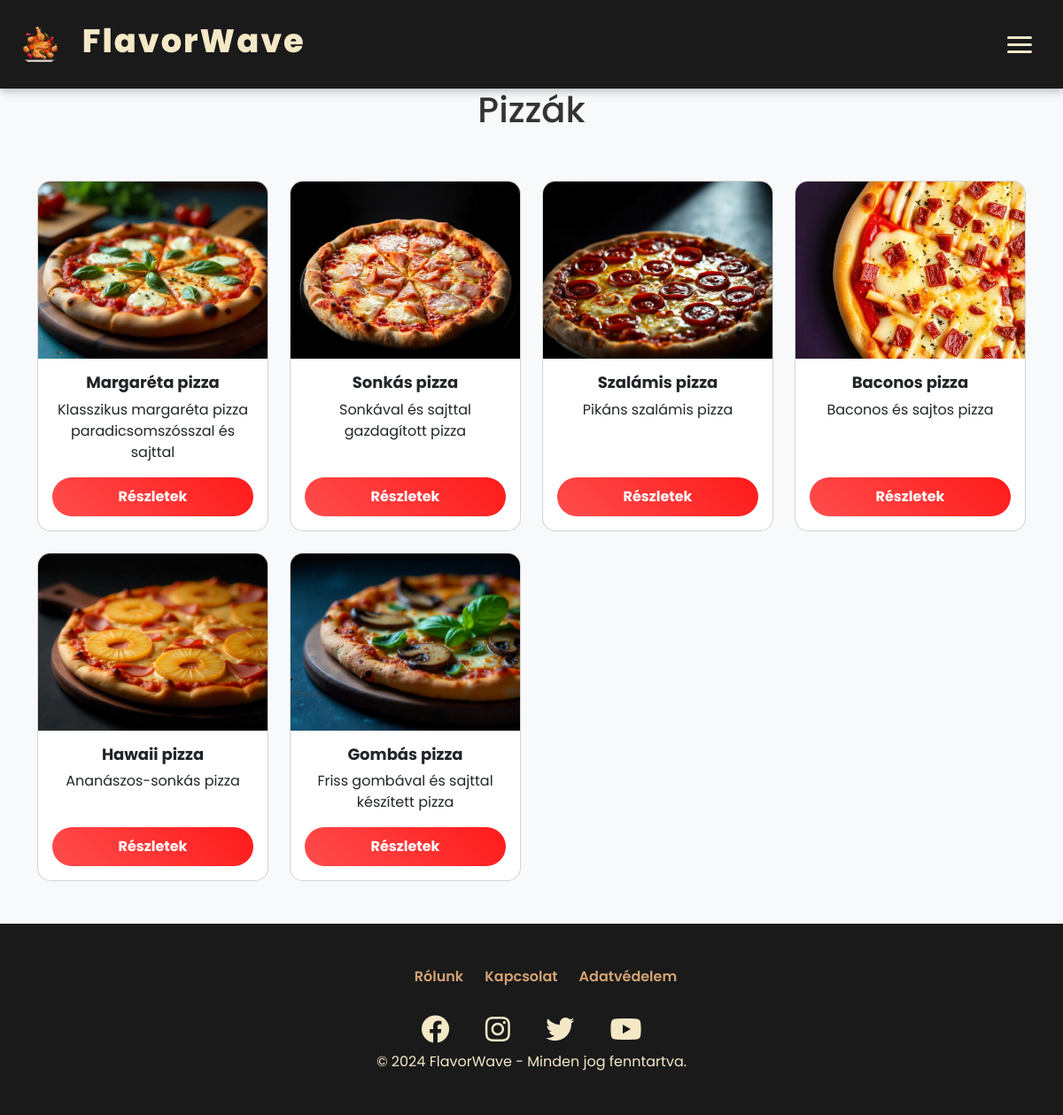
The page /php/pizza.php on the database its author committed.
### tables this page shows
CREATE TABLE `etel` (
  `id` int(11) NOT NULL,
  `nev` varchar(50) NOT NULL,
  `egyseg_ar` int(10) NOT NULL,
  `leiras` varchar(250) NOT NULL,
  `kategoria_id` int(11) NOT NULL,
  `kep_url` varchar(255) NOT NULL,
  `kaloria` int(4) NOT NULL,
  `osszetevok` varchar(255) NOT NULL,
  `allergenek` varchar(150) NOT NULL
);

### php/adatbazisra_csatlakozas.php (called while the page is built, shortened)
<?php
$conn = new mysqli('localhost', 'root', '', 'flavorwave');
function adatokLekerdezese($muvelet, $parameterek = []) {
    global $conn;
    $stmt = $conn->prepare($muvelet);
    if (!$stmt->execute()) {
        return "Hiba a lekérdezés végrehajtásakor: " . $stmt->error;
    }
    $eredmeny = $stmt->get_result();
    if ($eredmeny->num_rows > 0) {
        return $eredmeny->fetch_all(MYSQLI_ASSOC);
    } else {
        return [];
    }
}
?>

### php/pizza.php (the view, shortened to what this page needs)
<!DOCTYPE html>
<html lang="en">
<head>
    <link href="https://cdn.jsdelivr.net/npm/bootstrap@5.3.0/dist/css/bootstrap.min.css" rel="stylesheet">
    <link rel="stylesheet" href="https://cdnjs.cloudflare.com/ajax/libs/font-awesome/5.15.4/css/all.min.css">
    <link rel="stylesheet" href="../css/navbar.css">
    <link rel="stylesheet" href="../css/footer.css">
    <link rel="stylesheet" href="../css/kategoriaelemek.css">
    <link rel="stylesheet" href="../css/menu.css">
</head>
<body>
<nav>
            <a href="kezdolap.php" class="logo">
                <img src="../kepek/logo.png" alt="Flavorwave Logo">
                <h1>FlavorWave</h1>
            </a>
            <div class="hamburger" onclick="toggleMenu()">
                <span></span>
                <span></span>
                <span></span>
            </div>
        </nav>
    <div class="content-wrapper">
    <h1>Pizzák</h1>
        <?php
        include './adatbazisra_csatlakozas.php';
        $kategoriak_sql = "SELECT * FROM etel WHERE kategoria_id = 4;";
        $kategoriak = adatokLekerdezese($kategoriak_sql);
        if (is_array($kategoriak)) {
            echo '<div class="container my-5">';
            echo '<div class="row g-4">';
            foreach ($kategoriak as $k) {
                echo '
                <div class="col-lg-3 col-md-4 col-sm-6">
                    <div class="card hover-card">
                        <img src="../kepek/pizzak/' . htmlspecialchars($k['kep_url']) . '" class="card-img-top" alt="Étel kép">
                        <div class="card-body text-center">
                            <h5 class="card-title">' . htmlspecialchars($k['nev']) . '</h5>
                            <p class="card-text">' . htmlspecialchars($k['leiras']) . '</p>
                            <button class="modern-btn details-btn" data-bs-toggle="modal" data-bs-target="#modal-' . htmlspecialchars($k['id']) . '">Részletek</button>
                        </div>
                    </div>
                </div>
                <div class="modal fade custom-fade" id="modal-' . htmlspecialchars($k['id']) . '" tabindex="-1" aria-labelledby="modalLabel-' . htmlspecialchars($k['id']) . '" aria-hidden="true">
                                <h5 class="modal-title" id="modalLabel-' . htmlspecialchars($k['id']) . '">' . htmlspecialchars($k['nev']) . ' - Részletek</h5>
                                <img src="../kepek/pizzak/' . htmlspecialchars($k['kep_url']) . '" class="img-fluid mb-3" alt="Étel kép">
                                <p><strong>Kalória:</strong> ' . htmlspecialchars($k['kaloria']) . ' kcal</p>
                                <p><strong>Összetevők:</strong> ' . htmlspecialchars($k['osszetevok']) . '</p>
                                <p><strong>Allergének:</strong> ' . htmlspecialchars($k['allergenek']) . '</p>
                                <p><strong>Ár:</strong> ' . htmlspecialchars($k['egyseg_ar']) . ' Ft</p>
                                <button type="button" class="modern-btn add-to-cart" data-item-id="' . htmlspecialchars($k["id"]) . '" data-item="' . htmlspecialchars($k['nev']) . '">Kosárba rakás</button>
                </div>';
            }
            echo '</div>';
            echo '</div>';
        } else {
            echo "<p>Ehhez a kategóriához nem tartozik étel!</p>";
        }
        ?>
        <div class="toast-container position-fixed bottom-0 end-0 p-3">
        </div>
        <div class="footer">
            <div class="footer-container">
                <ul class="footer-links">
                    <li><a href="../html/rolunk.html">Rólunk</a></li>
                    <li><a href="../html/kapcsolatok.html">Kapcsolat</a></li>
                    <li><a href="../html/adatvedelem.html">Adatvédelem</a></li>
                </ul>
                <div class="footer-socials">
                    <a href="#"><i class="fab fa-facebook"></i></a>
                    <a href="#"><i class="fab fa-instagram"></i></a>
                    <a href="#"><i class="fab fa-twitter"></i></a>
                    <a href="#"><i class="fab fa-youtube"></i></a>
                </div>
                <div class="footer-copy">
                    &copy; 2024 FlavorWave - Minden jog fenntartva.
                </div>
            </div>
</body>
</html>

### css/navbar.css (style rules this page uses)
:root { --primary-beige: #F5E8C7; --dark-black: #1A1A1A; --accent-gold: #D4A373; --shadow-color: rgba(0, 0, 0, 0.3); --light-gray: #E8D5B5; --transition: all 0.4s ease; }
* { margin: 0; padding: 0; box-sizing: border-box; font-family: 'Poppins', sans-serif; }
nav { display: flex; justify-content: space-between; align-items: center; padding: 15px 40px; background: var(--dark-black); position: fixed; top: 0; left: 0; width: 100%; height: 100px; z-index: 1000; box-shadow: 0 2px 10px var(--shadow-color); transition: height 0.3s ease; }
.logo { display: flex; align-items: center; text-decoration: none; gap: 1rem; }
.logo img { height: 50px; margin-right: 12px; transition: transform 0.5s ease; }
.logo h1 { color: var(--primary-beige); font-size: 2.3rem; font-weight: 800; letter-spacing: 2px; }
.hamburger { display: none; flex-direction: column; gap: 5px; cursor: pointer; padding: 10px; border-radius: 5px; transition: background 0.3s ease; }
.hamburger span { width: 28px; height: 3px; background: var(--primary-beige); border-radius: 2px; transition: all 0.3s ease; }
@media (max-width: 1200px) { nav { padding: 15px 25px; height: 100px; } }
@media (max-width: 1200px) { .logo img { height: 40px; } }
@media (max-width: 1200px) { .logo { font-size: 1.6rem; } }
@media (max-width: 1200px) { .hamburger { display: flex; } }

### css/footer.css (style rules this page uses)
.footer { background: var(--dark-black); color: var(--primary-beige); padding: clamp(1.5rem, 4vw, 3rem) clamp(1rem, 2vw, 2rem); text-align: center; }
.footer-links { list-style: none; display: flex; justify-content: center; flex-wrap: wrap; gap: clamp(1rem, 2vw, 2rem); margin-bottom: clamp(1rem, 2vw, 1.5rem); }
.footer-links a { color: var(--accent-gold); text-decoration: none; font-weight: 600; font-size: clamp(0.8rem, 1.5vw, 1rem); transition: var(--transition); }
.footer-socials a { color: var(--primary-beige); margin: 0 clamp(0.8rem, 1.5vw, 1.5rem); font-size: clamp(1.2rem, 3vw, 2rem); transition: var(--transition); }

### css/kategoriaelemek.css (style rules this page uses)
html, body { height: 100%; margin: 0; display: flex; flex-direction: column; font-family: 'Poppins', sans-serif; background-color: #f8f9fa; color: #333; }
h1 { text-align: center; }
.content-wrapper { flex: 1; display: flex; padding-top: 100px; flex-direction: column; }
.card { display: flex; flex-direction: column; height: 100%; }
.card img { height: 200px; object-fit: cover; }
.card-body { flex-grow: 1; display: flex; flex-direction: column; justify-content: space-between; }
.card-title { font-size: 18px; font-weight: bold; }
.card-text { flex-grow: 1; }
.details-btn { margin-top: auto; width: 100%; }

### css/menu.css (style rules this page uses)
.hover-card { transition: transform 0.3s ease, box-shadow 0.3s ease; border-radius: 15px; overflow: hidden; cursor: pointer; }
.modern-btn { background: linear-gradient(45deg, #ff4d4d, #ff1a1a); border: none; border-radius: 50px; color: white; padding: 10px 25px; font-size: 1rem; font-weight: bold; cursor: pointer; transition: all 0.4s ease; position: relative; overflow: hidden; }

### rows shown on the page
etel: kep_url (picture), nev "Margaréta pizza", leiras "Klasszikus margaréta pizza paradicsomszósszal és sajttal"
etel: kep_url (picture), nev "Sonkás pizza", leiras "Sonkával és sajttal gazdagított pizza"
etel: kep_url (picture), nev "Szalámis pizza", leiras "Pikáns szalámis pizza"
etel: kep_url (picture), nev "Baconos pizza", leiras "Baconos és sajtos pizza"
etel: kep_url (picture), nev "Hawaii pizza", leiras "Ananászos-sonkás pizza"
etel: kep_url (picture), nev "Gombás pizza", leiras "Friss gombával és sajttal készített pizza"
